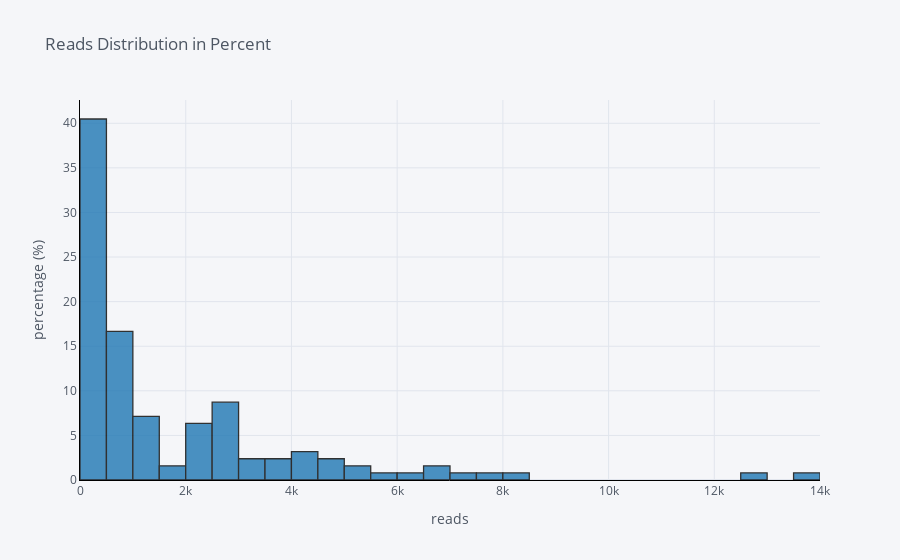

Source (notebook cell):
### Markdown cell above
### Percentage Histogram

To get the same chart but instead showing the percentage, we simple pass in `percent` as the histnorm parameter.

### Code cell
df['claps'].iplot(
    kind='hist',
    bins=30,
    xTitle='reads',
    linecolor='black',
    histnorm='percent',
    yTitle='percentage (%)',
    title='Reads Distribution in Percent')

### Figure 1 — Plotly figure (JSON) as saved in the notebook; plotly's stock layout.template omitted (floating-point values rounded to 4 significant figures)
{"data": [{"histfunc": "count", "histnorm": "percent", "marker": {"color": "rgba(31, 119, 180, 1.0)", "line": {"color": "#000000", "width": 1.3}}, "name": "claps", "nbinsx": 30, "opacity": 0.8, "orientation": "v", "type": "histogram", "x": [2, 18, 50, 0, 0, 0, 73, 234, 2, 0, 682, 58, 5, 7, 87, 23, 4, 113, 8, 17, 8, 4800, 2700, 72, 123, 857, 186, 11, 119, 2000, 4100, 59, 2700, 77, 14, 7000, 1200, 275, 1600, 1600, 1000, 4300, 4980, 12900, 223, 4900, 101, 5900, 548, 895, 6700, 6500, 2700, 1100, 2900, 2600, 2800, 5300, 1300, 1000, 7900, 364, 13500, 4100, 2200, 3900, 6300, 8200, 1300, 5400, 2300, 2700, 2100, 707, 650, 2700, 4100, 822, 830, 3700, 653, 657, 1100, 2800, 3100, 792, 222, 3300, 315, 2500, 976, 2000, 1000, 3200, 651, 2300, 809, 745, 587, 818, 2200, 1300, 630, 2600, 2000, 3600, 440, 728, 893, 205, 529, 121, 361, 31, 0, 24, 0, 5, 6, 0, 424, 443, 412, 329, 309, 75]}], "layout": {"barmode": "overlay", "legend": {"bgcolor": "#F5F6F9", "font": {"color": "#4D5663"}}, "paper_bgcolor": "#F5F6F9", "plot_bgcolor": "#F5F6F9", "title": {"font": {"color": "#4D5663"}, "text": "Reads Distribution in Percent"}, "xaxis": {"gridcolor": "#E1E5ED", "linecolor": "black", "showgrid": true, "tickfont": {"color": "#4D5663"}, "title": {"font": {"color": "#4D5663"}, "text": "reads"}, "zerolinecolor": "#E1E5ED"}, "yaxis": {"gridcolor": "#E1E5ED", "linecolor": "black", "showgrid": true, "tickfont": {"color": "#4D5663"}, "title": {"font": {"color": "#4D5663"}, "text": "percentage (%)"}, "zerolinecolor": "#E1E5ED"}}}
